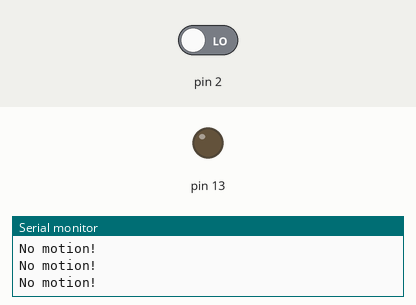
Simulated run of this sketch. Board: Arduino Uno, built with avr-gcc and run on an emulated ATmega328P. On the bench: output pins drawn as LEDs (lit = HIGH), the last lines printed to the serial monitor. Inputs (shaded band) come from the test bench; at power-on: pin 2 LOW.

Above: at 1.2 s.
1.3 s: pin 2 driven HIGH
At 1.7 s:
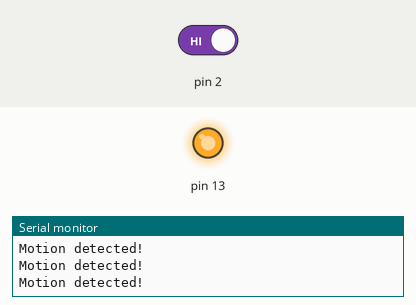
2.8 s: pin 2 driven LOW
At 3.7 s:
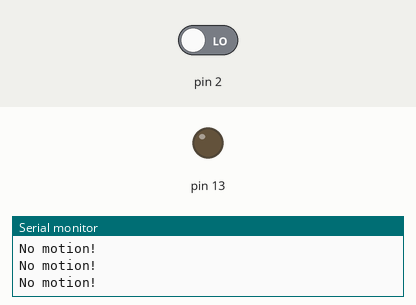
Timing chart, 0 to 5.8 s (numbered marks = the images above; inputs shaded):
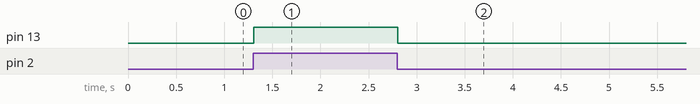

Measured:
- after the input at 1.3 s, pin 13: LOW → HIGH at once
- after the input at 2.8 s, pin 13: HIGH → LOW at once

The sketch:

PIR_SENSOR.ino
```cpp
void setup() {
  // put your setup code here, to run once:
  pinMode(13, OUTPUT);
  pinMode(2, INPUT);
  Serial.begin(9600);
}

void loop() {
  if(digitalRead(2) == 1)  {
   digitalWrite(13, 1);
   Serial.println("Motion detected!");
   //delay(1000);
  }
  else {
   digitalWrite(13, 0);
   Serial.println("No motion!");
  }
}
```
